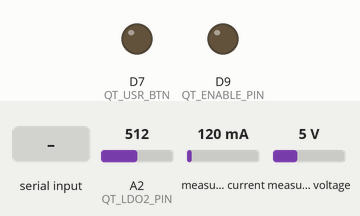
Recording of a program running on a simulated Seeed XIAO (SAMD21). On the bench: output pins drawn as LEDs (lit = HIGH). Inputs (shaded band) come from the test bench; at power-on: A2 (QT_LDO2_PIN) = 512, measured current 120 mA, measured voltage 5 V (analog values on the 0–1023 scale). Pins used as bus, display or sensor lines are not drawn; what the program prints to the serial monitor is not drawn.

Above: at 0.1 s.
At 3.2 s:
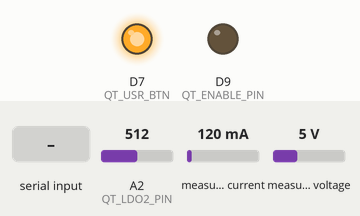
3.3 s: "p90\n" received over Serial
At 5.4 s:
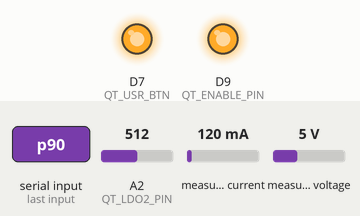
Timing chart, 0 to 6.9 s (numbered marks = the images above; inputs shaded):
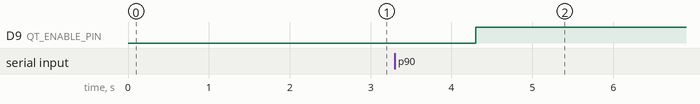

The program:

main.cpp
```cpp
#include <Arduino.h>
#include <Adafruit_INA219.h>

#define QT_RESET_PIN 8
#define QT_USR_BTN 7
#define QT_ENABLE_PIN 9
#define QT_LDO2_PIN 2

#define ADC_COMP 0.013
#define NOT_ENABLED_SAMPLE_COUNT 10
#define ENABLED_SAMPLE_COUNT 10

Adafruit_INA219 INA219;

struct measureStruct {
  float current_mA = 0;
  float loadvoltage = 0;
  float power_mW = 0;
  float LDO2_v = 0;
};

char input = '0';

void clearSerialBuffer() {
  while (Serial.available()) {
    Serial.read();
  }
}

void setup() {
  Serial.begin(115200);
  clearSerialBuffer();
  delay(2000);

  /* Configuring pins */
  pinMode(QT_RESET_PIN, OUTPUT);
  pinMode(QT_USR_BTN, OUTPUT);
  pinMode(QT_ENABLE_PIN, OUTPUT);
  pinMode(QT_LDO2_PIN, INPUT);

  /* Pulling high to prevent stuck in reset */
  digitalWrite(QT_RESET_PIN, HIGH);
  digitalWrite(QT_USR_BTN, HIGH);
  digitalWrite(QT_ENABLE_PIN, LOW);

  /* Starting and testing INA219 */
  if (!INA219.begin()) {
    Serial.write("f");
    while(1) {delay(10);}
  }
  /* Calibrate INA219 for 16v 400mA range */
  INA219.setCalibration_16V_400mA();
  /* Set ADC resolution to 12 bits */
  analogReadResolution(12);
}

void samplePower(measureStruct* sample) {
  float shuntvoltage = INA219.getShuntVoltage_mV();
  float busvoltage = INA219.getBusVoltage_V();
  sample->current_mA = INA219.getCurrent_mA();
  sample->power_mW = INA219.getPower_mW();
  sample->loadvoltage = busvoltage + (shuntvoltage / 1000);
  // Max level is 3.3v (logic high of XIAO), 12-bit res gives 4096
  sample->LDO2_v = analogRead(QT_LDO2_PIN) * 3.3 / 4096.0 - ADC_COMP;
}

void sendSample(measureStruct sample) {
  Serial.printf("%f:%f:%f:%f;", sample.loadvoltage, sample.current_mA, sample.power_mW, sample.LDO2_v);
}

void performPowerTest(int timeBetween_ms, int testDuration_ms) {
  measureStruct sample;
  // Calculate amount of samples
  int samples = (testDuration_ms/timeBetween_ms);
  // Must be at least 15
  samples = max(NOT_ENABLED_SAMPLE_COUNT*2+ENABLED_SAMPLE_COUNT, samples);
  bool enabled = false;
  for (int i=0; i<samples; i++) {
    if (!enabled && samples > NOT_ENABLED_SAMPLE_COUNT) {
      // Enable ROs
      digitalWrite(QT_ENABLE_PIN, HIGH);
    }
    if (enabled && i > samples-NOT_ENABLED_SAMPLE_COUNT) {
      // Disable ROs
      digitalWrite(QT_ENABLE_PIN, LOW);
    }
    samplePower(&sample);
    sendSample(sample);
    delay(max(timeBetween_ms-1, 0));
  }
}

void loop() {
  if (Serial.available()) {
    input = Serial.read();
    Serial.write('c');
    switch (input)
    {
    case 'r': { /* Code to reset the QT+ */
      digitalWrite(QT_RESET_PIN, LOW);
      delay(1000);
      digitalWrite(QT_RESET_PIN, HIGH);
      delay(1000);
      digitalWrite(QT_USR_BTN, LOW);
      delay(1000);
      digitalWrite(QT_USR_BTN, HIGH);
      Serial.write('d');
      break;
    }
    case 't': { /* Test connection */
      /* Flush Serial */
      Serial.write('c');
      break;
    }
    case 'p': { /* Code to run power test */
      /* Get duration from the serial interface */
      int testDuration_ms = Serial.parseInt();
      int timeBetween_ms = Serial.parseInt();
      if (testDuration_ms == 0) {
        testDuration_ms = 10000;
      }
      if (timeBetween_ms == 0) {
        timeBetween_ms = 500;
      }
      /* Clear serial */
      clearSerialBuffer();
      /* Enable circuits */
      performPowerTest(timeBetween_ms, testDuration_ms);
      Serial.write("END");
      break;
    }
    case 'y': { /* Continuous power testing */
      // Get 1 sample and print 1 sample per 500ms
      measureStruct sample;
      // Enable the QT+_ENABLE_PIN
      digitalWrite(QT_ENABLE_PIN, HIGH);
      while (!Serial.available()) {
        samplePower(&sample);
        sendSample(sample);
        Serial.printf("\n\r");
        delay(500);
      }
      // Disable the QT+_ENABLE_PIN
      digitalWrite(QT_ENABLE_PIN, LOW);
      clearSerialBuffer();
      break;
    }
    default:
      /* Flush Serial */
      Serial.write('e');
      break;
    }
  }
}
```

Measured:
- after the input at 3.3 s, D9 (QT_ENABLE_PIN): LOW → HIGH after 1.0 s
